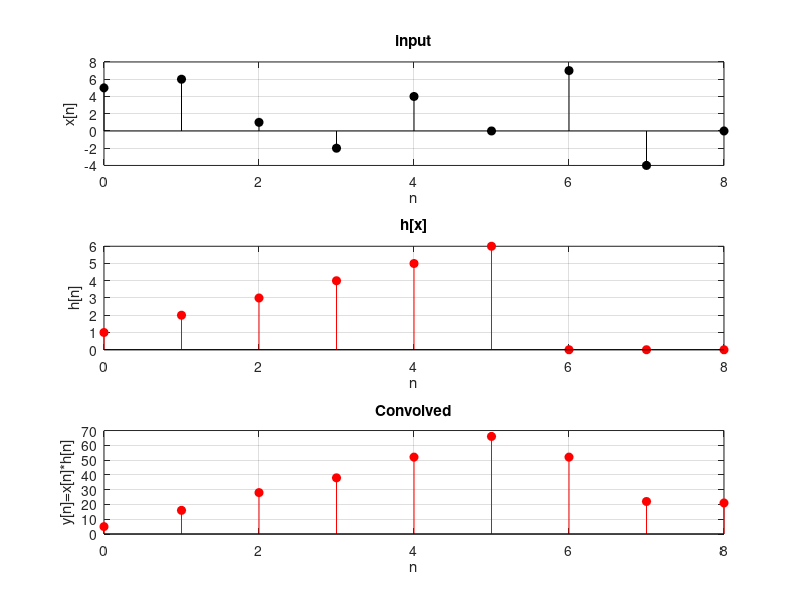

Write MATLAB code to recreate this figure.
%Clearing the past
clc;
clear all;
close all;
n=0:8; %Number of elements
x=[5 6 1 -2 4 0 7 -4 0]; %Elements
h=[1 2 3 4 5 6 0 0 0]; %Elements
y=conv(x,h); %Built-in convolution function
subplot(3,1,1);
stem(n,x,'k','filled'); title("input")
grid;
xlabel('n');
ylabel('x[n]');
subplot(3,1,2);
stem(n,h,'r','filled'); title("h[x]")
grid;
xlabel('n');
ylabel('h[n]');
subplot(3,1,3);
stem(n,y(1:length(n)),'r','filled'); title("Convolved")
grid;
xlabel('n');
ylabel('y[n]=x[n]*h[n]');